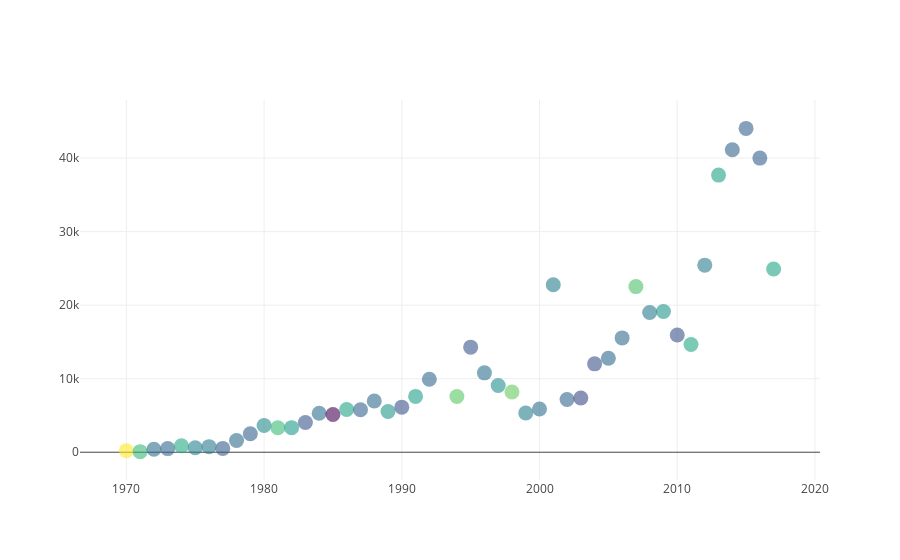

The cell this chart's notebook holds for it:
### Markdown cell above
The figure above demonstrates total no. of people killed each year due to terror attacks from 1970 to 2017

### Code cell
x1 = df3['iyear']
y1 = df3['nwound']
colors = np.random.randn(47)
sz = 15
fig = go.Figure()
fig.add_scatter(
    x = x1, 
    y = y1, 
    mode = 'markers',
    marker = {
        'size':sz,
        'color':colors,
        'opacity':0.6,
        'colorscale':'Viridis'
    });
iplot(fig)
